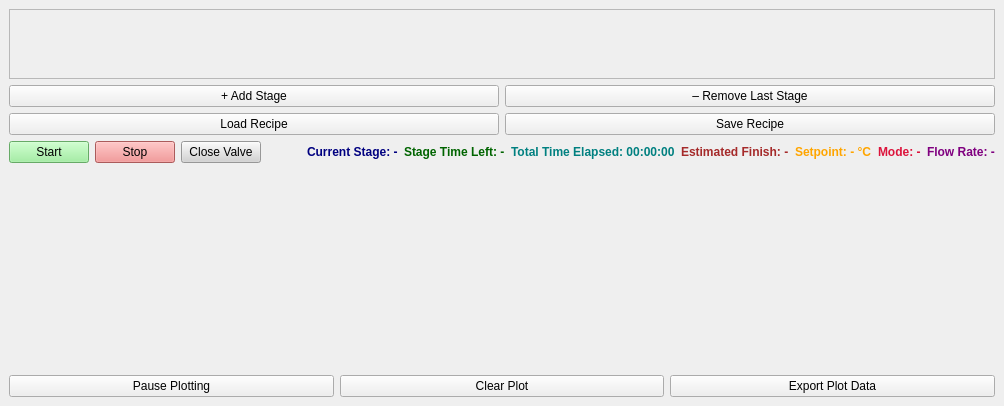
<?xml version="1.0" encoding="UTF-8"?>
<ui version="4.0">
 <class>MainWindow</class>
 <widget class="QMainWindow" name="MainWindow">
  <property name="windowTitle">
   <string>Furnace Controller</string>
  </property>
  <widget class="QWidget" name="centralwidget">
   <layout class="QVBoxLayout" name="verticalLayoutMain">

    <!-- Scroll area for stage widgets -->
    <item>
     <widget class="QScrollArea" name="scrollArea">
      <property name="widgetResizable">
       <bool>true</bool>
      </property>
      <widget class="QWidget" name="scrollAreaWidgetContents">
       <layout class="QVBoxLayout" name="stageLayout"/>
      </widget>
     </widget>
    </item>

    <!-- Add/Remove stage buttons -->
    <item>
     <layout class="QHBoxLayout" name="buttonLayout">
      <item>
       <widget class="QPushButton" name="addStageButton">
        <property name="text">
         <string>+ Add Stage</string>
        </property>
       </widget>
      </item>
      <item>
       <widget class="QPushButton" name="removeStageButton">
        <property name="text">
         <string>– Remove Last Stage</string>
        </property>
       </widget>
      </item>
     </layout>
    </item>

    <!-- Load/save recipe buttons -->
    <item>
     <layout class="QHBoxLayout" name="recipeButtonLayout">
      <item>
       <widget class="QPushButton" name="loadRecipeButton">
        <property name="text">
         <string>Load Recipe</string>
        </property>
       </widget>
      </item>
      <item>
       <widget class="QPushButton" name="saveRecipeButton">
        <property name="text">
         <string>Save Recipe</string>
        </property>
       </widget>
      </item>
     </layout>
    </item>

    <!-- Start/Stop buttons and status labels -->
    <item>
     <layout class="QHBoxLayout" name="runControlLayout">
      <item>
       <widget class="QPushButton" name="startButton">
        <property name="text">
         <string>Start</string>
        </property>
        <property name="styleSheet">
         <string notr="true">background-color: lightgreen;</string>
        </property>
       </widget>
      </item>
      <item>
       <widget class="QPushButton" name="stopButton">
        <property name="text">
         <string>Stop</string>
        </property>
        <property name="styleSheet">
         <string notr="true">background-color: lightcoral;</string>
        </property>
       </widget>
      </item>
      <item>
       <widget class="QPushButton" name="closeValveButton">
        <property name="text">
         <string>Close Valve</string>
        </property>
        <property name="styleSheet">
         <string notr="true">background-color: lightgray;</string>
        </property>
       </widget>
      </item>
      <item>
       <spacer name="horizontalSpacer">
        <property name="orientation">
         <enum>Qt::Horizontal</enum>
        </property>
        <property name="sizeHint" stdset="0">
         <size>
          <width>40</width>
          <height>20</height>
         </size>
        </property>
       </spacer>
      </item>
      <item>
       <widget class="QLabel" name="stageLabel">
        <property name="text">
         <string>Current Stage: -</string>
        </property>
        <property name="styleSheet">
         <string notr="true">font-weight: bold; color: navy;</string>
        </property>
       </widget>
      </item>
      <item>
       <widget class="QLabel" name="timeLeftLabel">
        <property name="text">
         <string>Stage Time Left: -</string>
        </property>
        <property name="styleSheet">
         <string notr="true">font-weight: bold; color: darkgreen;</string>
        </property>
       </widget>
      </item>
      <item>
       <widget class="QLabel" name="elapsedTimeLabel">
        <property name="text">
         <string>Total Time Elapsed: 00:00:00</string>
        </property>
        <property name="styleSheet">
         <string notr="true">font-weight: bold; color: teal;</string>
        </property>
       </widget>
      </item>
      <item>
       <widget class="QLabel" name="finishTimeLabel">
        <property name="text">
         <string>Estimated Finish: -</string>
        </property>
        <property name="styleSheet">
         <string notr="true">font-weight: bold; color: brown;</string>
        </property>
       </widget>
      </item>
      <item>
       <widget class="QLabel" name="setpointLabel">
        <property name="text">
         <string>Setpoint: - °C</string>
        </property>
        <property name="styleSheet">
         <string notr="true">font-weight: bold; color: orange;</string>
        </property>
       </widget>
      </item>
      <item>
       <widget class="QLabel" name="modeLabel">
        <property name="text">
         <string>Mode: -</string>
        </property>
        <property name="styleSheet">
         <string notr="true">font-weight: bold; color: crimson;</string>
        </property>
       </widget>
      </item>
      <item>
       <widget class="QLabel" name="flowLabel">
        <property name="text">
         <string>Flow Rate: -</string>
        </property>
        <property name="styleSheet">
         <string notr="true">font-weight: bold; color: purple;</string>
        </property>
       </widget>
      </item>
     </layout>
    </item>

    <!-- Temperature Plot Area (gets double space) -->
    <item>
     <widget class="QWidget" name="plotWidget">
      <property name="minimumSize">
       <size>
        <width>0</width>
        <height>200</height>
       </size>
      </property>
      <property name="sizePolicy">
       <sizepolicy hsizetype="Expanding" vsizetype="Expanding">
        <horstretch>0</horstretch>
        <verstretch>0</verstretch>
       </sizepolicy>
      </property>
     </widget>
    </item>

    <!-- Pause/Clear/Export plot buttons -->
    <item>
     <layout class="QHBoxLayout" name="plotControlLayout">
      <item>
       <widget class="QPushButton" name="pausePlotButton">
        <property name="text">
         <string>Pause Plotting</string>
        </property>
       </widget>
      </item>
      <item>
       <widget class="QPushButton" name="clearPlotButton">
        <property name="text">
         <string>Clear Plot</string>
        </property>
       </widget>
      </item>
      <item>
       <widget class="QPushButton" name="exportPlotButton">
        <property name="text">
         <string>Export Plot Data</string>
        </property>
       </widget>
      </item>
     </layout>
    </item>

   </layout>
  </widget>
 </widget>
 <resources/>
 <connections/>
</ui>
